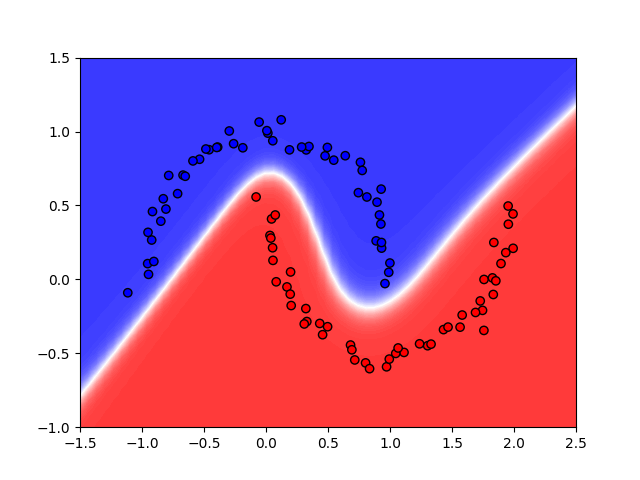

This chart was generated by the following Python code:
import rudygrad
import time
import numpy as np
import matplotlib.pyplot as plt
from sklearn.datasets import make_moons

print("Generating moons dataset...")
x_data, y_data = make_moons(n_samples=100, noise=0.05)

# sklearn y_data is 0 and 1, we want -1.0 and 1.0 for our margin loss
y_data = np.where(y_data == 0, -1.0, 1.0)

inputs = [[rudygrad.Value(x) for x in row] for row in x_data]
targets = [rudygrad.Value(y) for y in y_data]

model = rudygrad.MLP(2, [16, 16, 1])

start_time = time.time()
core_time = 0

for k in range(101):
    step_start = time.time()
    total_loss = rudygrad.Value(0.0)
    correct = 0

    for x, y in zip(inputs, targets):
        score = model.call(x)[0]
        # margin = 1.0 - (y * score)
        margin = rudygrad.Value(1.0) - (y * score)
        loss = margin.relu()
        total_loss = total_loss + loss

        score_val = score.data
        y_val = y.data
        if (y_val > 0.0 and score_val > 0.0) or (y_val < 0.0 and score_val < 0.0):
            correct += 1

    final_loss = total_loss * rudygrad.Value(1.0 / len(inputs))
    accuracy = (correct / len(inputs)) * 100.0

    model.zero_grad()
    final_loss.backward()

    learning_rate = 1.0 - (0.9 * k / 100.0)
    for p in model.parameters():
        p.data -= learning_rate * p.grad

    core_time += time.time() - step_start

    if k % 5 == 0:
        print(f"Step {k:>3} | Loss: {final_loss.data:.4f} | Accuracy: {accuracy:.1f}%")

print(f"\nTraining complete!")
print(f"Total training duration:  {time.time() - start_time:.4f}s")
print(f"Core training time only: {core_time:.4f}s")
print(f"Average core step time:  {(core_time / 101.0) * 1000.0:.4f}ms")

# Plot final decision boundary
print("\nPlotting decision boundary...")
res = 60
xs = np.linspace(-1.5, 2.5, res)
ys = np.linspace(-1.0, 1.5, res)
xx, yy = np.meshgrid(xs, ys)
Z = np.zeros_like(xx)

for i in range(res):
    for j in range(res):
        pt = [rudygrad.Value(xx[i, j]), rudygrad.Value(yy[i, j])]
        score = model.call(pt)[0].data
        Z[i, j] = np.tanh(score)

plt.contourf(xx, yy, Z, cmap='bwr', alpha=1, vmin=-1.0, vmax=1.0, levels=np.linspace(-1, 1, 100))
plt.scatter([x[0] for x in x_data], [x[1] for x in x_data], c=y_data, cmap='bwr', vmin=-1.0, vmax=1.0, edgecolors='k')
plt.savefig("demo.png")
print("Saved plot to 'demo.png'")
